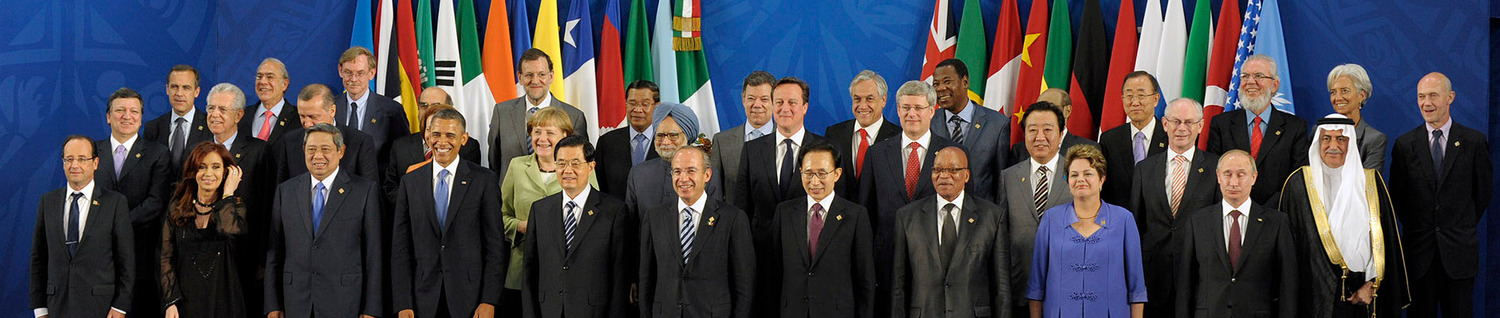
%> input picture Facedetection+Recognization/data/g20.jpg, 1500 x 318 px
$ octave testing.m   (GNU Octave 9; MATLAB toolbox functions it lacks are replaced by stand-ins)
%> lines starting %> are read from the running program, lines starting %| are printed output that depends on the picture
### CV/src/weightNormalisation.m


sumWeight = sum([haarFeatureNonfaceVolume{:,6}])+ sum([haarFeatureVolume{:,6}]);
for i = 1:length(haarFeatureNonfaceVolume)
haarFeatureNonfaceVolume{i,6} = haarFeatureNonfaceVolume{i,6}/sumWeight;


end

for i = 1:length(haarFeatureVolume)
haarFeatureVolume{i,6} = haarFeatureVolume{i,6}/sumWeight;


end

### Facedetection+Recognization/src/calWeight.m
function sortedCell = calWeight( haarFeatureNonfaceVolume,haarFeatureVolume,featureType)
% This function combines feature value from face set and non-face set, then
% return the sorted list based on thier feature value
rowF = length(haarFeatureVolume);

rowN = length(haarFeatureNonfaceVolume);
sampleArray = zeros(rowF+rowN,3);
for i = 1:rowF
%featureType(1-5) locates the current feature
   sampleArray(i,1)= haarFeatureVolume{i,featureType(1)}{featureType(2),featureType(3)}(featureType(4),featureType(5));
   sampleArray(i,2) =1;
   sampleArray(i,3)= haarFeatureVolume{i,6};

end
% sampleArray(i,1) is the feature value, (i,2) is the class label,(i,3) is
% that feature's weight
for i = 1:rowN

   sampleArray(i+rowF,1)= haarFeatureNonfaceVolume{i,featureType(1)}{featureType(2),featureType(3)}(featureType(4),featureType(5));
   sampleArray(i+rowF,2) =0;
   sampleArray(i+rowF,3)= haarFeatureNonfaceVolume{i,6};

end

sortedCell = sortrows(sampleArray);


end

### Facedetection+Recognization/src/testing.m
imc = double(imread('../data/g20.jpg'))/255;
im = mean(imc,3);
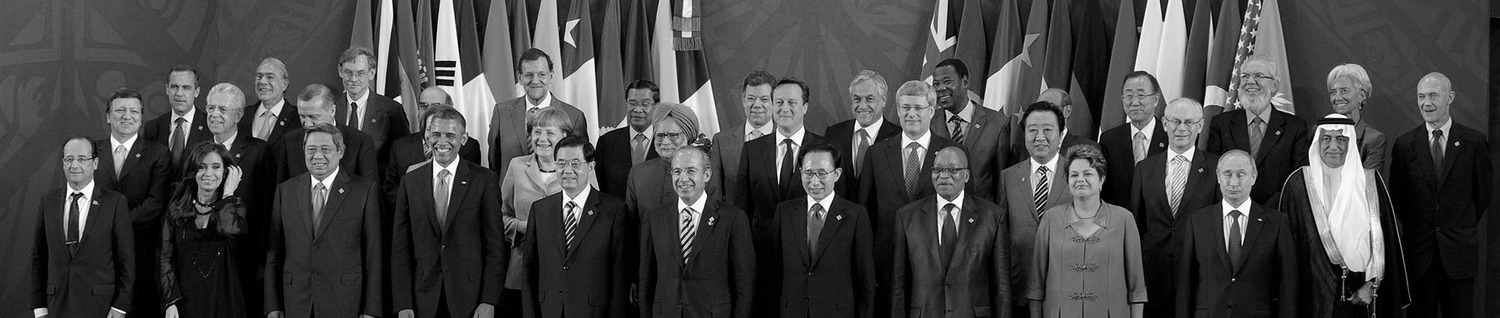
%> im: size 318x1500 double; min 0, max 1, mean 0.272
templatec = double(imread('../data/test.png'))/255;
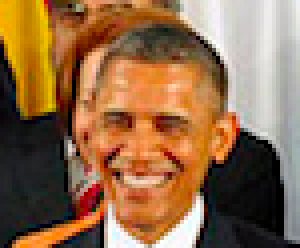
%> input picture Facedetection+Recognization/data/test.png, 75 x 62 px (shown 4 times larger)
template =imresize(templatec, [24 24]);
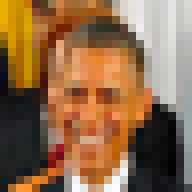
%> template: size 24x24x3 double (shown 8 times larger); mean R, G, B 0.572, 0.423, 0.288; drawn with min black and max white
template = mean(template,3);
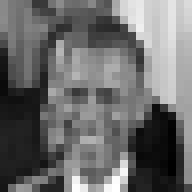
%> template: size 24x24 double (shown 8 times larger); min -0.00475, max 1.02, mean 0.427; drawn with min black and max white
vecTemp = template(:);
%> vecTemp = 576 values, max 1.02 at index 360, min -0.00475 at index 526, mean 0.427
[imRows,imCols,nBands] = size(imc);
%> imRows = 318; imCols = 1500; nBands = 3
dotProd = zeros(imRows,imCols);
for i = 1:nBands
    dotProdi = filter2(templatec(:,:,i),imc(:,:,i),'same');
    dotProd = dotProd + dotProdi;
end;
%> this loop made 3 passes
%> pass 1, `dotProdi = filter2(templatec(:,:,i),imc(:,:,i),'same');`:
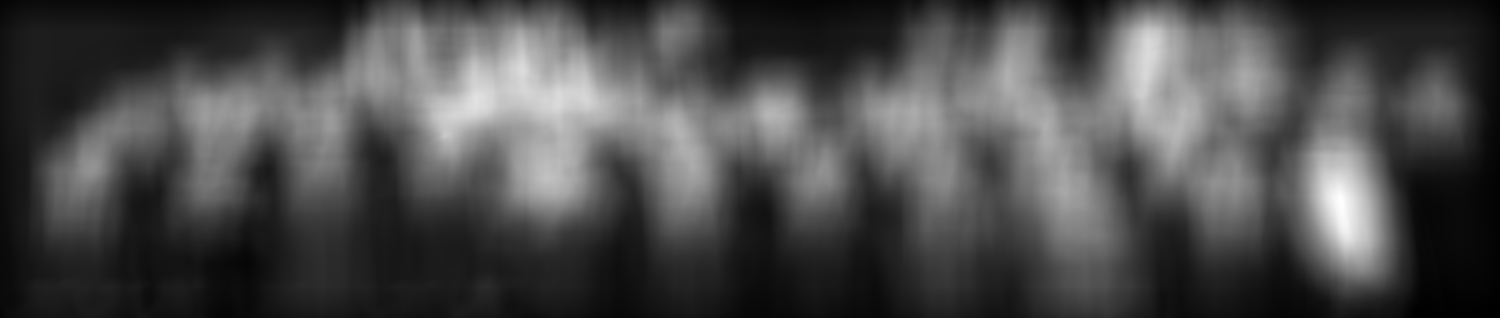
%> dotProdi: size 318x1500 double; min 21.51, max 2241.3, mean 679.4; drawn with min black and max white
%> pass 3, `dotProdi = filter2(templatec(:,:,i),imc(:,:,i),'same');`:
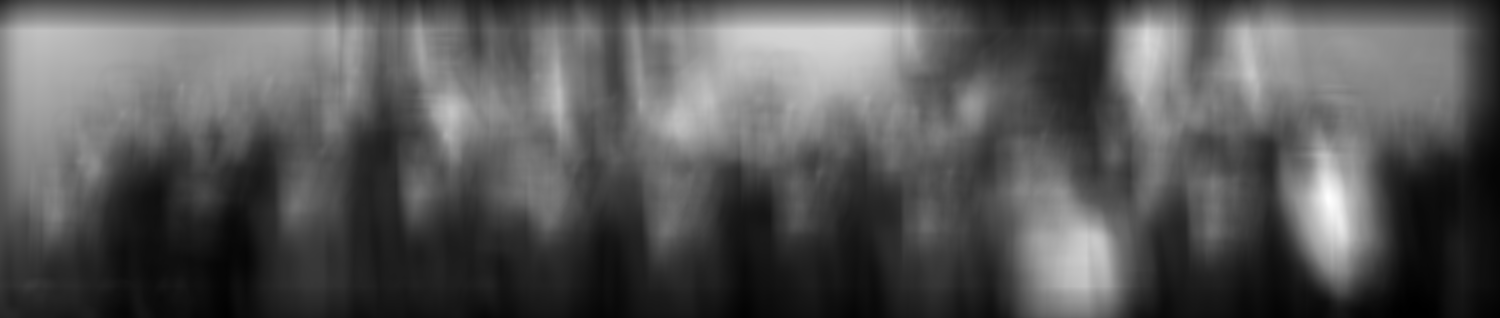
%> dotProdi: size 318x1500 double; min 13.26, max 1042.8, mean 365.4; drawn with min black and max white
%> after the loop:
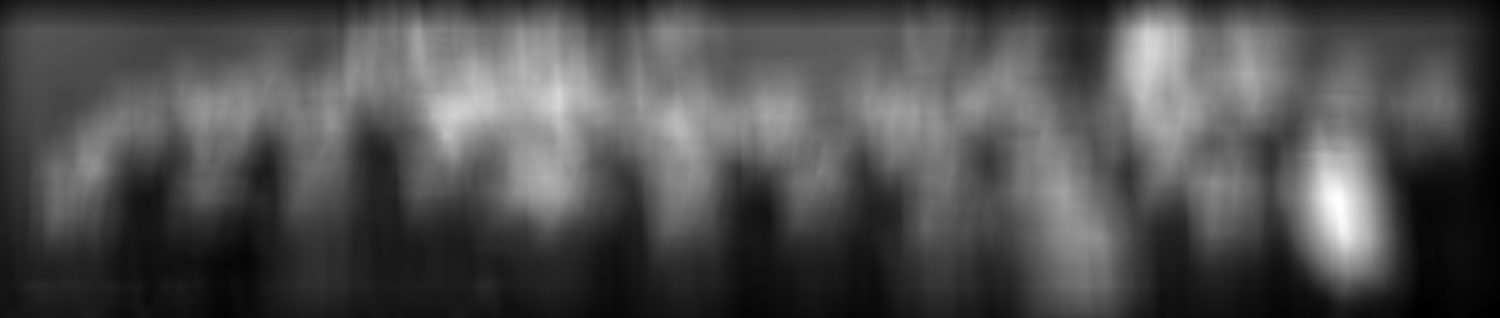
%> dotProd: size 318x1500 double; min 57.21, max 4760.7, mean 1534.8; drawn with min black and max white

% [36 lines of commented-out code are left out]
rowF=200;
rowN =400;

for i = 1:rowF

    haarFeatureVolume{i,6} =  1/(2*rowF);

end

for i = 1:rowN

    haarFeatureNonfaceVolume{i,6} =  1/(2*rowN);

end
weightNormalisation;

bb{1} = aWeakClassifier(haarFeatureNonfaceVolume,haarFeatureVolume,calWeight(haarFeatureNonfaceVolume,haarFeatureVolume,[1,2,1,14,16]),[1,2,1,14,16]);
%> the run ends on the next line
